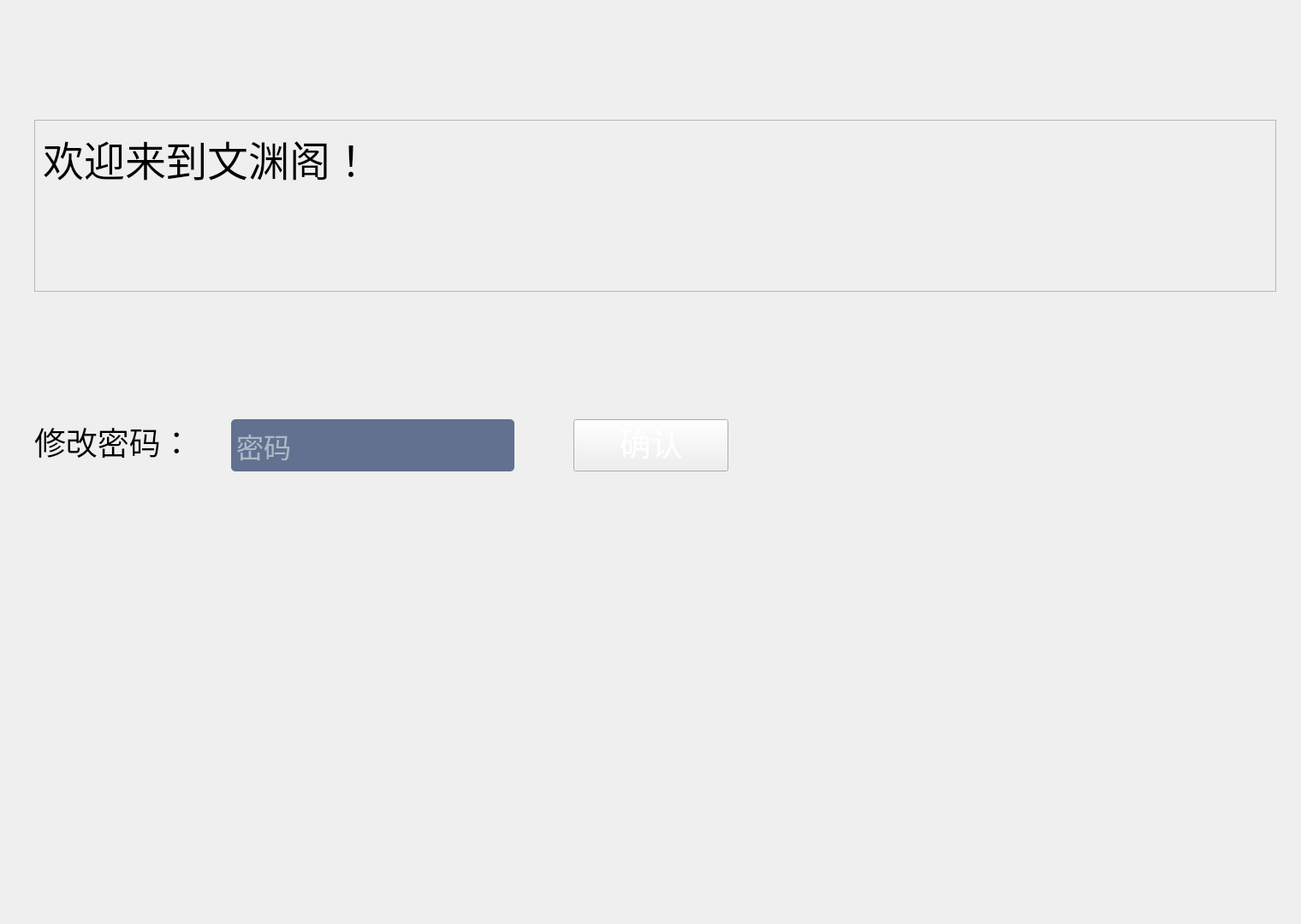
<?xml version="1.0" encoding="UTF-8"?>
<ui version="4.0">
 <class>ReaderInfo</class>
 <widget class="QWidget" name="ReaderInfo">
  <property name="geometry">
   <rect>
    <x>0</x>
    <y>0</y>
    <width>1520</width>
    <height>1080</height>
   </rect>
  </property>
  <property name="windowTitle">
   <string>Form</string>
  </property>
  <widget class="QLabel" name="label_3">
   <property name="geometry">
    <rect>
     <x>40</x>
     <y>480</y>
     <width>451</width>
     <height>71</height>
    </rect>
   </property>
   <property name="font">
    <font>
     <family>楷体</family>
     <pointsize>28</pointsize>
     <weight>50</weight>
     <italic>false</italic>
     <bold>false</bold>
    </font>
   </property>
   <property name="styleSheet">
    <string notr="true">font: 28pt &quot;楷体&quot;;</string>
   </property>
   <property name="text">
    <string>修改密码：</string>
   </property>
  </widget>
  <widget class="QLineEdit" name="line_password">
   <property name="geometry">
    <rect>
     <x>270</x>
     <y>490</y>
     <width>331</width>
     <height>61</height>
    </rect>
   </property>
   <property name="minimumSize">
    <size>
     <width>331</width>
     <height>61</height>
    </size>
   </property>
   <property name="maximumSize">
    <size>
     <width>331</width>
     <height>61</height>
    </size>
   </property>
   <property name="font">
    <font>
     <family>楷体</family>
     <pointsize>24</pointsize>
     <weight>50</weight>
     <italic>false</italic>
     <bold>false</bold>
    </font>
   </property>
   <property name="styleSheet">
    <string notr="true">font: 24pt &quot;楷体&quot;;
border-radius:5px;
background-color: rgb(97, 113, 143);
color: rgb(255, 255, 255);
padding:2px 4px;</string>
   </property>
   <property name="text">
    <string/>
   </property>
   <property name="maxLength">
    <number>16</number>
   </property>
   <property name="echoMode">
    <enum>QLineEdit::Password</enum>
   </property>
   <property name="placeholderText">
    <string>密码</string>
   </property>
   <property name="clearButtonEnabled">
    <bool>true</bool>
   </property>
  </widget>
  <widget class="QPushButton" name="but_ok">
   <property name="geometry">
    <rect>
     <x>670</x>
     <y>490</y>
     <width>181</width>
     <height>61</height>
    </rect>
   </property>
   <property name="font">
    <font>
     <family>楷体</family>
     <pointsize>28</pointsize>
     <weight>50</weight>
     <italic>false</italic>
     <bold>false</bold>
    </font>
   </property>
   <property name="styleSheet">
    <string notr="true">QPushButton{
font: 28pt &quot;楷体&quot;;
border-image: url(:/image/image/anniu.png);
	color: rgb(255, 255, 255);
    padding-top:-8px;
}
 
QPushButton:hover{
font: 28pt &quot;楷体&quot;;
border-image: url(:/image/image/anniu2.png);
color: rgb(255, 255, 255);
padding-top:-8px;
}
QPushButton:pressed{
font: 28pt &quot;楷体&quot;;
border-image: url(:/image/image/anniu2.png);
color: rgb(255, 255, 255);
padding-top:-8px;
}</string>
   </property>
   <property name="text">
    <string>确认</string>
   </property>
  </widget>
  <widget class="QFrame" name="frame">
   <property name="geometry">
    <rect>
     <x>40</x>
     <y>140</y>
     <width>1451</width>
     <height>201</height>
    </rect>
   </property>
   <property name="frameShape">
    <enum>QFrame::StyledPanel</enum>
   </property>
   <property name="frameShadow">
    <enum>QFrame::Raised</enum>
   </property>
   <widget class="QLabel" name="label">
    <property name="geometry">
     <rect>
      <x>10</x>
      <y>10</y>
      <width>931</width>
      <height>71</height>
     </rect>
    </property>
    <property name="font">
     <font>
      <family>华文行楷</family>
      <pointsize>36</pointsize>
      <weight>50</weight>
      <italic>false</italic>
      <bold>false</bold>
     </font>
    </property>
    <property name="styleSheet">
     <string notr="true">font: 36pt &quot;华文行楷&quot;;</string>
    </property>
    <property name="text">
     <string>欢迎来到文渊阁！</string>
    </property>
   </widget>
   <widget class="QLabel" name="label_2">
    <property name="geometry">
     <rect>
      <x>10</x>
      <y>100</y>
      <width>1111</width>
      <height>71</height>
     </rect>
    </property>
    <property name="font">
     <font>
      <family>楷体</family>
      <pointsize>28</pointsize>
      <weight>50</weight>
      <italic>false</italic>
      <bold>false</bold>
     </font>
    </property>
    <property name="styleSheet">
     <string notr="true">font: 28pt &quot;楷体&quot;;</string>
    </property>
    <property name="text">
     <string/>
    </property>
   </widget>
  </widget>
 </widget>
 <resources/>
 <connections/>
</ui>
